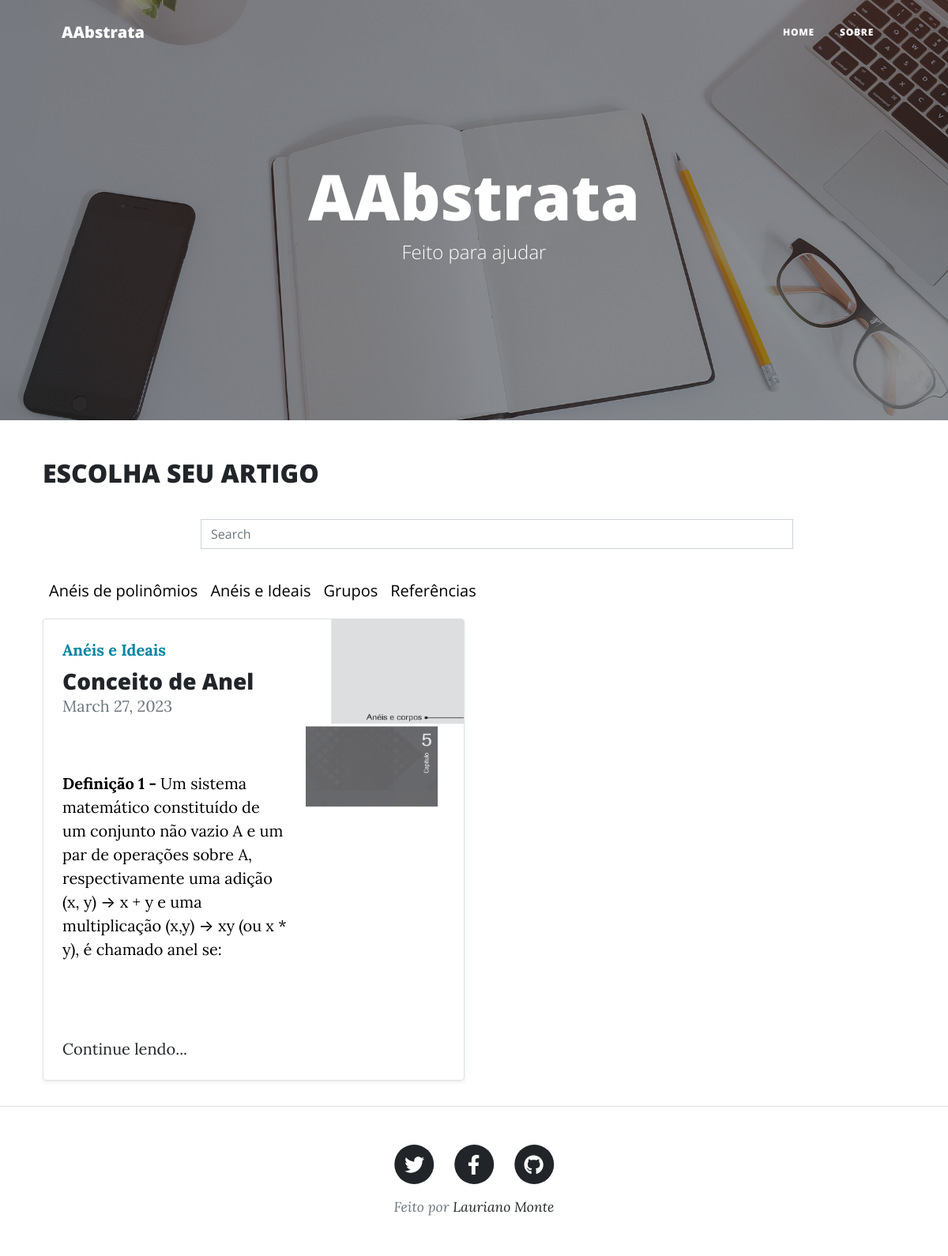
Page /linguagem-python/ on the committed database.
### MyBlog/models.py (models this page shows, shortened)
class Post(models.Model):
    category = models.ForeignKey(Category, on_delete=models.DO_NOTHING)
    title = models.CharField(max_length=200)
    short_description = RichTextField()
    content = RichTextUploadingField()
    date = models.DateField(default=timezone.now)
    author = models.CharField(max_length=200)
    post_image = models.ImageField(blank=True, upload_to='photos/%Y/%m')

class Category(models.Model):
    name = models.CharField(max_length=200)
    def __str__(self):
        return self.name

### MyBlog/views.py (the view)
# urls.py: path('linguagem-python/', views.see_language, name='see_language'),
def see_language(request):
    language_posts = Post.objects.filter(
        category='12'
    )
    return render(request, 'MyBlog/see_language.html', {
        'language_posts': language_posts
    })

### MyBlog/templates/MyBlog/see_language.html (shortened to what this page needs)
{% extends 'default.html' %}
{% load static %}
{% block content %}
    {% include 'MyBlog/partial/_nav.html' %}
    {% include 'MyBlog/partial/_header.html' %}
    <main class="container">
        <div class="title text-yellow fw-bold">
            <h2>ESCOLHA SEU ARTIGO</h2>
        </div>
        <br>
        <form method="get" action="{% url 'search' %}" style="max-width: 950px; padding-left: 200px;">
            <div class="form-group row">
                <div class="col-12">
                    <input class="form-control"
                           type="search" value="{{ request.GET.term }}"
                           id="search-input"
                           placeholder="Search"
                           name="term">
                </div>
            </div>
        </form>
        <div class="nav-scroller py-1 mb-2 white-text" style="padding-top: 30px !important;">
            <nav class="nav d-flex">
                <a class="p-2 link-secondary text-white" href="{% url 'see_library' %}">Anéis de polinômios</a>
                <a class="p-2 link-secondary text-white" href="{% url 'see_language' %}">Anéis e Ideais</a>
                <a class="p-2 link-secondary text-white" href="{% url 'see_news' %}">Grupos</a>
                <a class="p-2 link-secondary text-white" href="{% url 'see_reference' %}">Referências</a>
            </nav>
        </div>
        <div class="row mb-2 blog-texts">
            {% for i in language_posts %}
                <div class="col-md-6">
                    <div class="row g-0 border rounded overflow-hidden flex-md-row mb-4 shadow-sm h-md-250 position-relative">
                        <div class="col p-4 d-flex flex-column position-static">
                            <strong class="d-inline-block mb-2 text-primary">{{ i.category }}</strong>
                            <h3 class="mb-0">{{ i.title }}</h3>
                            <div class="mb-1 text-muted">{{ i.date }}</div>
                            <p class="card-text mb-auto">{{ i.short_description|safe }}</p>
                            <a href="{% url 'see_post' i.id %}" class="stretched-link">Continue lendo...</a>
                        </div>
                        <div class="col-auto d-none d-lg-block">
                            <img class="bd-placeholder-img" width="200" height="250" role="img"
                                 src="{{ i.post_image.url }}">
                        </div>
                    </div>
                </div>
            {% endfor %}
        </div>
    </main>
    {% include 'MyBlog/partial/_footer.html' %}
{% endblock %}

### templates/default.html (shortened to what this page needs)
{% load static %}
<!doctype html>
<html lang="pt-BR">
  <head>
    {% include 'MyBlog/partial/_head.html' %}
  </head>
  <body>
    {% block content %}{% endblock %}
  </body>
</html>

### MyBlog/templates/MyBlog/partial/_head.html (shortened to what this page needs)
{% load static %}
<link href="https://cdn.jsdelivr.net/npm/bootstrap@5.2.1/dist/css/bootstrap.min.css" rel="stylesheet">
<link rel="stylesheet" href="{% static 'css/styles.css'%}" >

### MyBlog/templates/MyBlog/partial/_nav.html (shortened to what this page needs)
{% load static %}
 <nav class="navbar navbar-expand-lg navbar-light" id="mainNav">
            <div class="container px-4 px-lg-5">
                <a class="navbar-brand" href="{% url 'home' %}">AAbstrata</a>
                <div class="collapse navbar-collapse" id="navbarResponsive">
                    <ul class="navbar-nav ms-auto py-4 py-lg-0">
                        <li class="nav-item"><a class="nav-link px-lg-3 py-3 py-lg-4" href="{% url 'home' %}">Home</a></li>
                        <li class="nav-item"><a class="nav-link px-lg-3 py-3 py-lg-4" href="{% url 'about' %}">Sobre</a></li>
                    </ul>
                </div>
            </div>
 </nav>

### MyBlog/templates/MyBlog/partial/_header.html
{% load static %}
<header class="masthead" style="background-image: url('{% static 'assets/img/home-bg.jpg' %}')">
    <div class="container position-relative px-4 px-lg-5">
        <div class="row gx-4 gx-lg-5 justify-content-center">
            <div class="col-md-10 col-lg-8 col-xl-7">
                <div class="site-heading">
                    <h1>AAbstrata</h1>
                    <span class="subheading">Feito para ajudar</span>
                </div>
            </div>
        </div>
    </div>
</header>

### MyBlog/templates/MyBlog/partial/_footer.html
<footer class="border-top">
    <div class="container px-4 px-lg-5">
        <div class="row gx-4 gx-lg-5 justify-content-center">
            <div class="col-md-10 col-lg-8 col-xl-7">
                <ul class="list-inline text-center">
                    <li class="list-inline-item">
                        <a href="https://github.com/LaurianoMonte">
                                    <span class="fa-stack fa-lg">
                                        <i class="fas fa-circle fa-stack-2x"></i>
                                        <i class="fab fa-twitter fa-stack-1x fa-inverse"></i>
                                    </span>
                        </a>
                    </li>
                    <li class="list-inline-item">
                        <a href="https://github.com/LaurianoMonte">
                                    <span class="fa-stack fa-lg">
                                        <i class="fas fa-circle fa-stack-2x"></i>
                                        <i class="fab fa-facebook-f fa-stack-1x fa-inverse"></i>
                                    </span>
                        </a>
                    </li>
                    <li class="list-inline-item">
                        <a href="https://github.com/LaurianoMonte">
                                    <span class="fa-stack fa-lg">
                                        <i class="fas fa-circle fa-stack-2x"></i>
                                        <i class="fab fa-github fa-stack-1x fa-inverse"></i>
                                    </span>
                        </a>
                    </li>
                </ul>
                <div class="small text-center text-muted fst-italic">Feito por <a
                        href="https://github.com/LaurianoMonte" target="_blank" rel="noreferrer">Lauriano Monte</a>
                </div>
            </div>
        </div>
    </div>
</footer>

### rows in the picture
Post: category "Anéis e Ideais", title "Conceito de Anel", date "March 27, 2023", short_description "Definição 1 - Um sistema matemático constituído de um conjunto não vazio A e um par de operações sobre A, respectivamente uma adição (x, y) → x + y e uma multiplicação (x,y) → xy (ou x * y), é chamado anel se:", post_image (picture)
